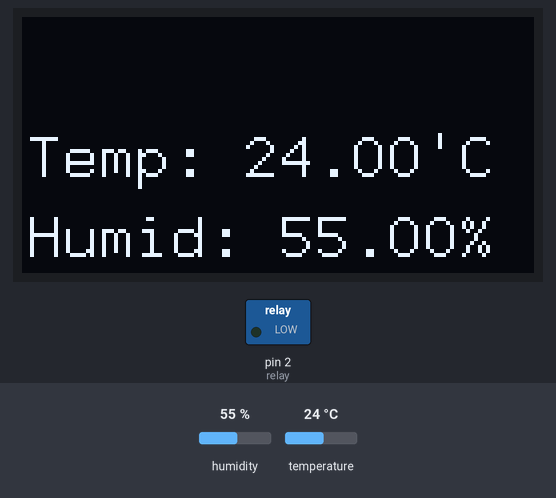
Bench run of a sketch on a simulated Arduino Uno, built with avr-gcc and run on an emulated ATmega328P. Shown: 128×64 one-colour display, switched loads named in the sketch (green lamp = pin HIGH). The inputs (shaded band) are chosen by the test bench; at power-on: humidity 55 %, temperature 24 °C. What the sketch prints to the serial monitor is not drawn.

Above: at 3.1 s.
3.2 s: humidity set to 78 %
At 7.7 s:
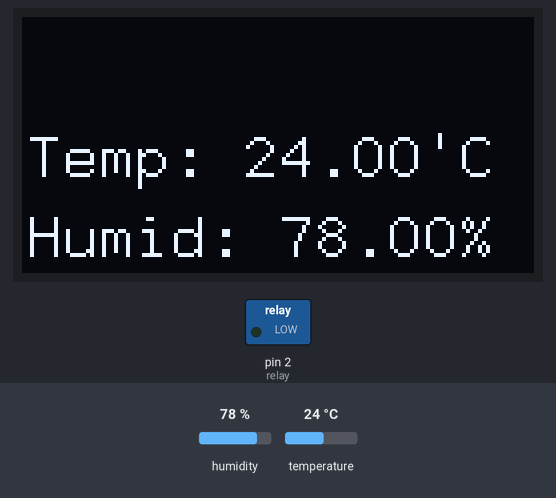
8.3 s: humidity set to 81 %
At 12.5 s:
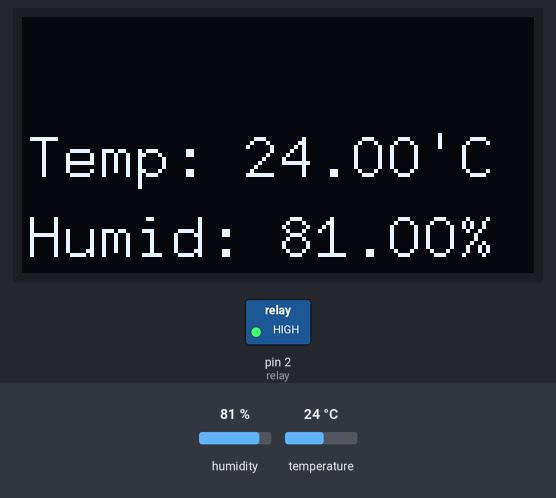
12.9 s: temperature set to 12 °C
At 16.8 s:
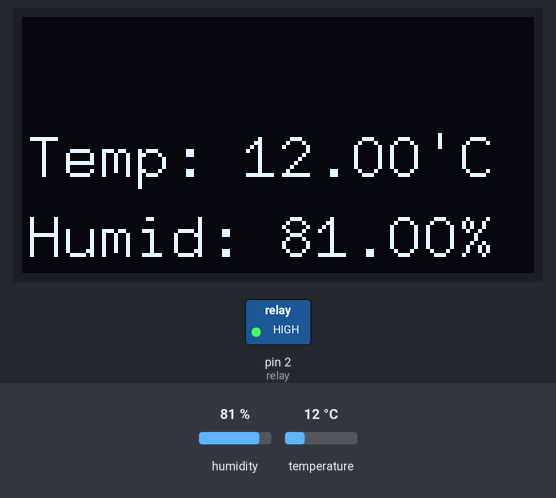
17.5 s: temperature set to 19 °C
At 21.9 s:
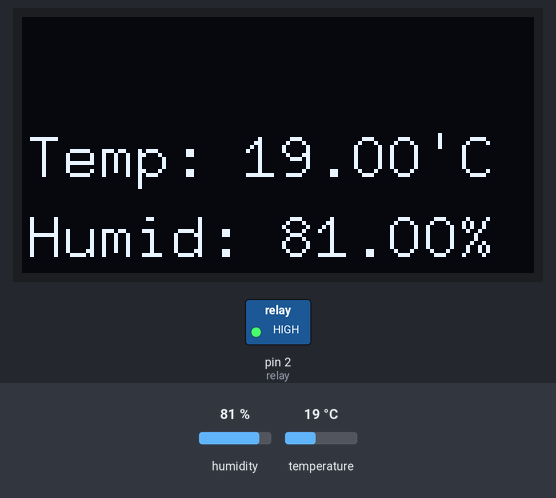
Timing chart, 0 to 23.1 s (numbered marks = the images above; inputs shaded):
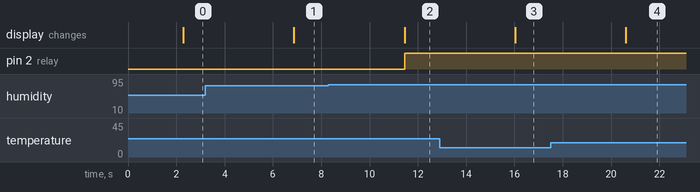

Measured:
- the behaviour switches between 79 and 80 % on humidity (found by bisection; images 1 and 2)
- after the input at 3.2 s, the display: changes after 3.7 s (image 1)
- after the input at 8.3 s, pin 2 (relay): LOW → HIGH after 3.1 s; the display: changes after 3.1 s (image 2)
- after the input at 12.9 s, the display: changes after 3.1 s (image 3)
- after the input at 17.5 s, the display: changes after 3.1 s (image 4)

The sketch:

project.ino
```cpp
#include "U8glib.h"
U8GLIB_SSD1306_128X64 u8g(U8G_I2C_OPT_NONE);
#include "DHT.h"

#define DHTPIN A0

#define DHTTYPE DHT11

#define relay 2

DHT dht(DHTPIN, DHTTYPE);

void setup() {

  Serial.begin(9600);
  pinMode(relay,OUTPUT);
  dht.begin();

}

void loop() {
  float Humid = dht.readHumidity();
  float Temp = dht.readTemperature();

  Serial.print("Temp");
  Serial.print(Temp);
  delay(1000);
  Serial.print("Humid");
  Serial.print(Humid);
  delay(1000);

  u8g.firstPage();
  do
  {
    u8g.setFont(u8g_font_9x18);
    u8g.setPrintPos(1,40);
    u8g.print("Temp: ");
    u8g.print(Temp);
    u8g.print("'C");
    u8g.setPrintPos(1,60);
    u8g.print("Humid: ");
    u8g.print(Humid);
    u8g.print("%");
  }while(u8g.nextPage());

if(Humid<80){
  digitalWrite(relay,LOW);
}else
{
  digitalWrite(relay,HIGH);

}


}
```
